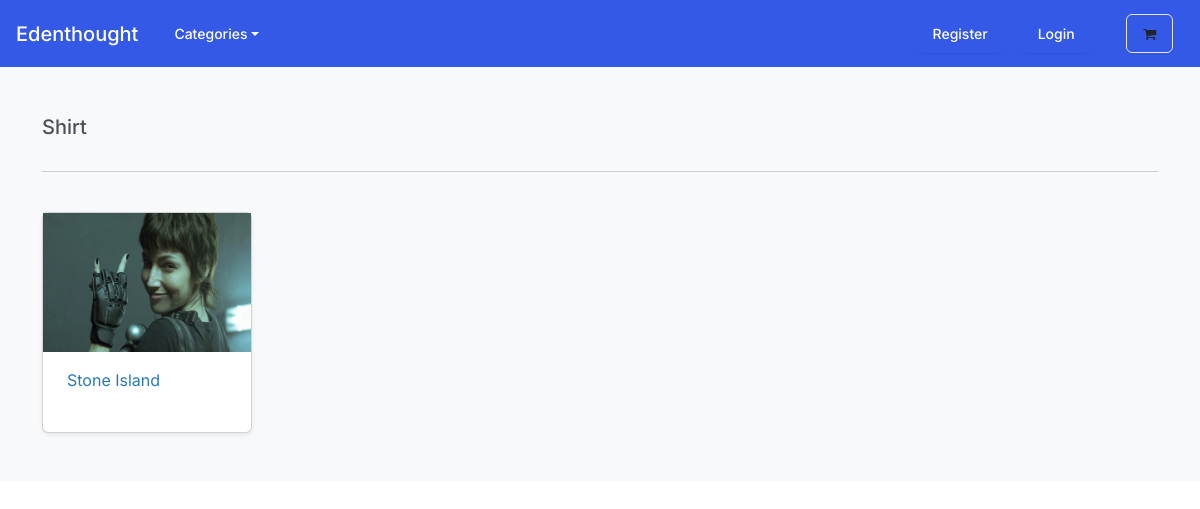
Before: /category/shirt with the older database file.
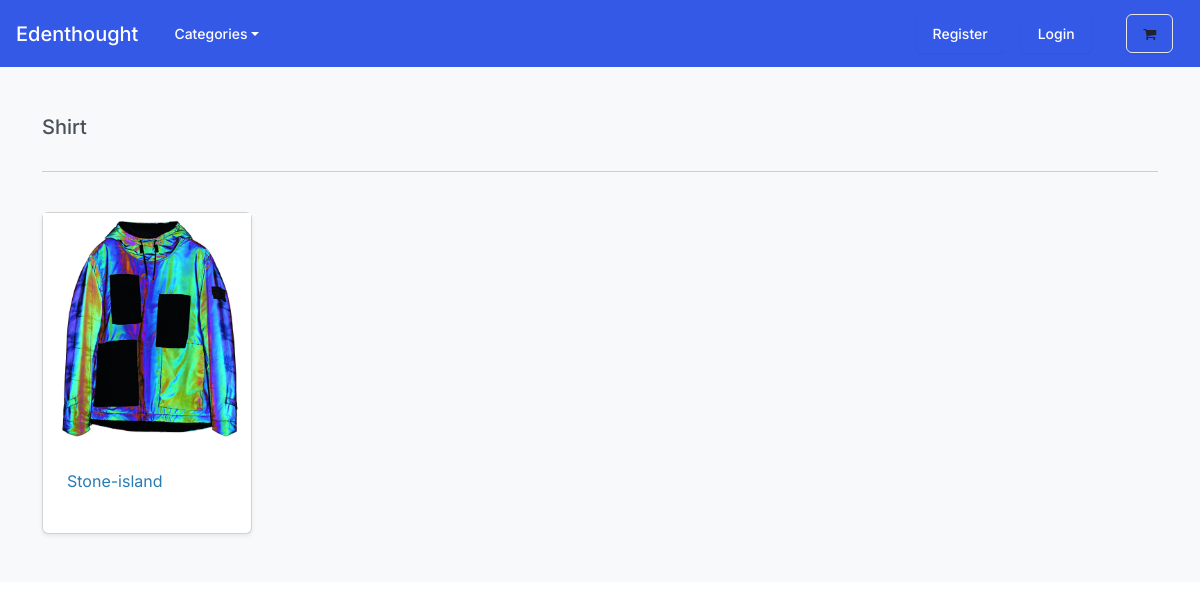
After: the same page with the newer database file.
### store/models.py (models this page shows, shortened)
class Product(models.Model):
    title = models.CharField(max_length=100)
    category = models.ForeignKey(Category, related_name='category', null=True, on_delete=models.CASCADE)
    slug = models.SlugField(max_length=30)
    description = models.TextField(blank=True)
    image = models.ImageField(upload_to="images/product")
    price = models.DecimalField(max_digits=10, decimal_places=2)
    class Meta:
        verbose_name_plural = "Products"
    def get_absolute_url(self):
        return reverse('product-detail', kwargs={'slug': self.slug})
    def get_price(self):
        price = Money(self.price, IDR)
        return price

### store/views.py (the view)
# urls.py: path('category/<slug:slug>', views.list_category,name='list-category'),
def list_category(request, slug=None):
    category = get_object_or_404(Category, slug=slug)
    products = Product.objects.filter(category=category)
    return render(request, 'store/list-category.html', {'category': category, 'products': products})

### cart/context_processors.py (called while the page is built)
def cart(request):
    return {'cart': Cart(request)}

### store/models.py (called while the page is built)
    def get_absolute_url(self):
        return reverse('list-category', kwargs={'slug': self.slug})

### store/views.py (called while the page is built)
def category(request):
    all_categories = Category.objects.all()
    return {'all_category': all_categories}

### store/templates/store/list-category.html (shortened to what this page needs)
{% extends "base.html" %}
{% load static %}
{% block content %}
<main>
  <div class="album py-5 bg-light">
    <div class="container">
      <div class="pb-3 h5"> {{ category.name|title }} </div>
      <hr>
      <br>
      <div class="row row-cols-1 row-cols-sm-2 row-cols-md-5 g-3">
          {% for product in products %}
        <div class="col">
          <div class="card shadow-sm">
          <img class="img-fluid" alt="Responsive image" src="{{ product.image.url }}">
            <div class="card-body">
              <p class="card-text">
                <a class="text-info text-decoration-none" href="{{ product.get_absolute_url }}"> {{ product.title }}</a>
              </p>
              <div class="d-flex justify-content-between align-items-center">
              </div>
            </div>
          </div>
        </div>
 {% endfor %}
      </div>
    </div>
  </div>
</main>
{% endblock %}

Changed rows visible on the page:
no longer on this page (row edited): Product: image (picture), title "Stone Island"
now on this page (row edited): Product: image (picture), title "Stone-island"
